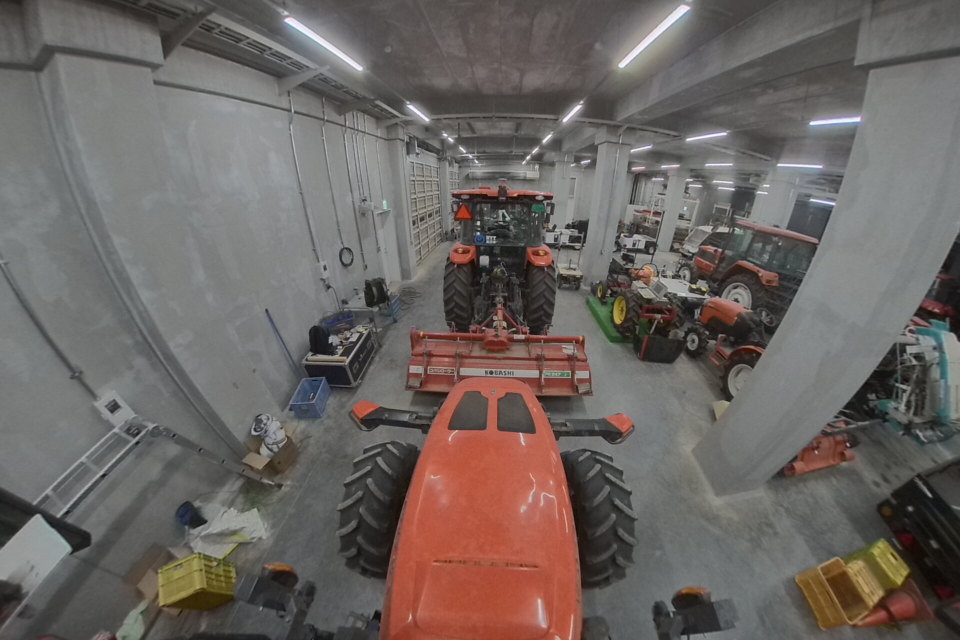
#> input picture yugamima.jpg, 1920 x 1280 px (shown at 1/2 size)
$ python undistort_image_Gemini.py
#> lines starting #> are read from the running program, lines starting #| are printed output that depends on the picture
import cv2
import numpy as np
import yaml # YAMLを扱うためのライブラリ

# --- 1. パラメータの読み込み ---
# YAMLファイルからカメラパラメータを読み込みます。
yaml_file = 'fish.yaml'
image_file = 'yugamima.jpg' # 補正する画像ファイル（適宜変更してください）

try:
    with open(yaml_file, 'r') as f:
        # YAMLファイルを辞書として読み込む
        params = yaml.safe_load(f)
except FileNotFoundError:
    print(f"エラー: パラメータファイル '{yaml_file}' が見つかりません。")
    exit()

# YAMLファイルから読み込んだ値を取得
# 'data'キーのリストをNumPy配列に変換し、適切な形に変形します。
camera_matrix = np.array(params['camera_matrix']['data']).reshape(3, 3)
dist_coeffs = np.array(params['distortion_coefficients']['data'])
width = params['image_width']
height = params['image_height']

print("--- 読み込んだパラメータ ---")
print(f"Camera Matrix:\n{camera_matrix}")
print(f"Distortion Coefficients:\n{dist_coeffs}")
print("--------------------------")

# --- 2. 画像の読み込み ---
img = cv2.imread(image_file)
#> img is the input picture: shape (1280, 1920, 3); mean B, G, R 97.4, 100.8, 108

if img is None:
    print(f"エラー: 画像ファイル '{image_file}' を読み込めませんでした。")
else:
    h, w = img.shape[:2]
#> h = 1280; w = 1920

    # --- 3. 歪み補正の実行 ---
    # 前回と同様の処理
    new_camera_matrix, roi = cv2.getOptimalNewCameraMatrix(
        camera_matrix, dist_coeffs, (w, h), alpha=1, newImgSize=(w, h)
    )
#> roi = (43, 132, 1830, 982)
    undistorted_img = cv2.undistort(img, camera_matrix, dist_coeffs, None, new_camera_matrix)
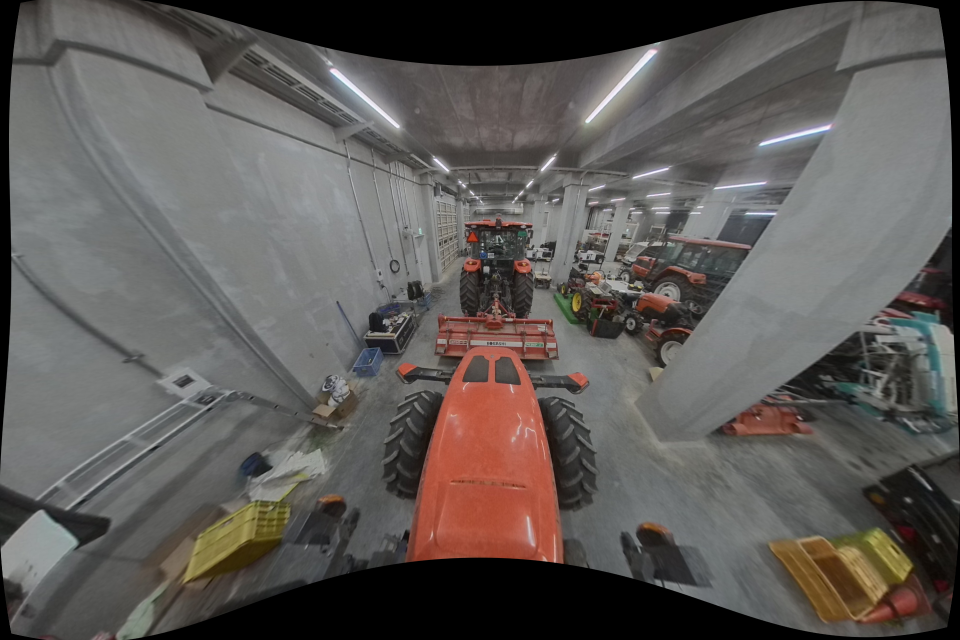
#> undistorted_img: shape (1280, 1920, 3) (shown at 1/2 size); mean B, G, R 86.9, 89.8, 93.9

    # --- 4. 結果の保存と表示 ---
    output_file = 'corrected_image_from_yaml.jpg'
    cv2.imwrite(output_file, undistorted_img)
    print(f"✅ 補正後の画像を '{output_file}' として保存しました。")

    # (任意) 表示して比較
    resized_original = cv2.resize(img, (w // 2, h // 2))
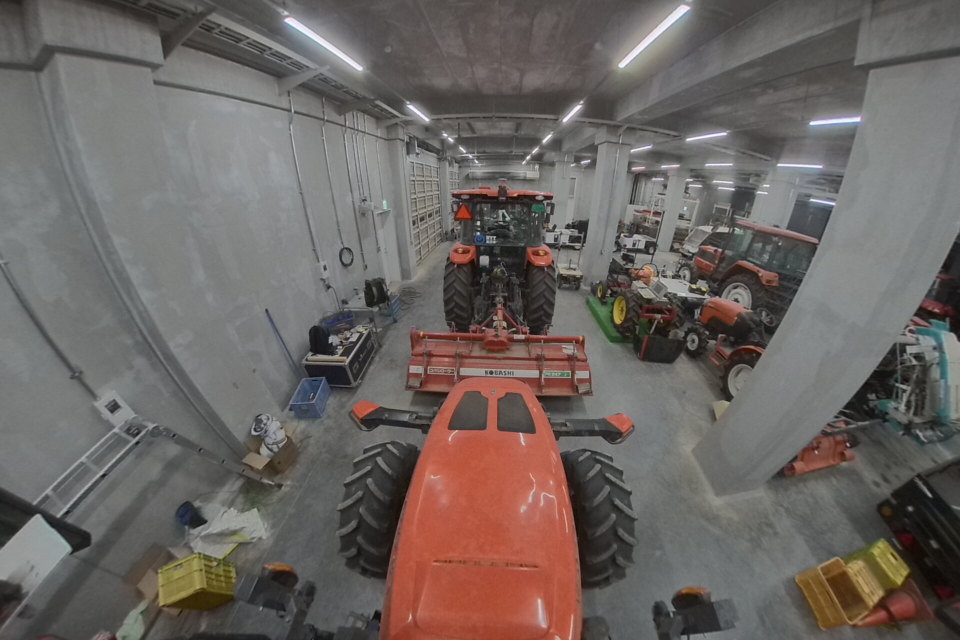
#> resized_original: shape (640, 960, 3); mean B, G, R 97.5, 101, 108.1
    resized_undistorted = cv2.resize(undistorted_img, (w // 2, h // 2))
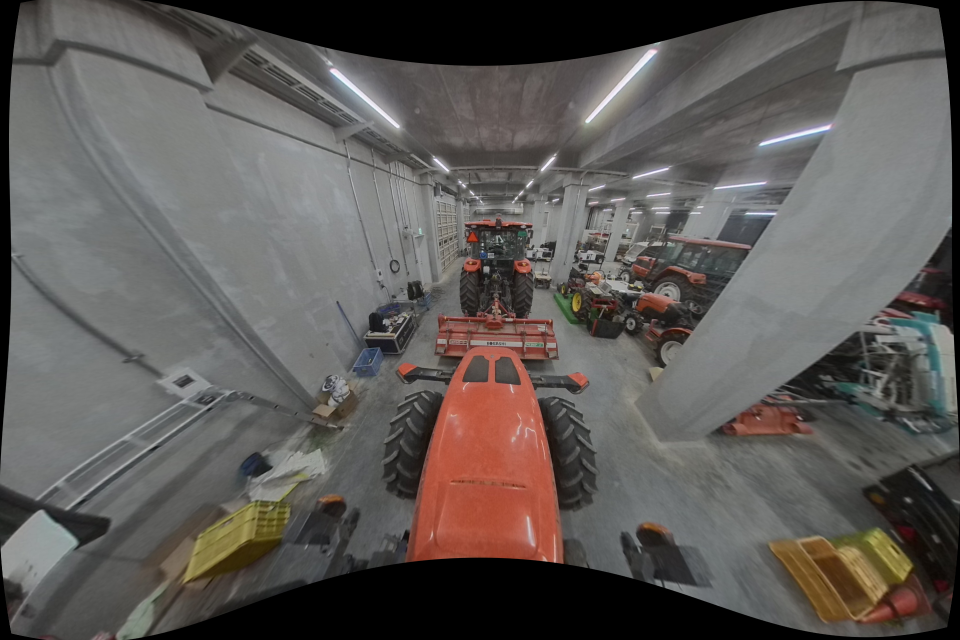
#> resized_undistorted: shape (640, 960, 3); mean B, G, R 87, 89.9, 94.1
    comparison_image = np.hstack((resized_original, resized_undistorted))
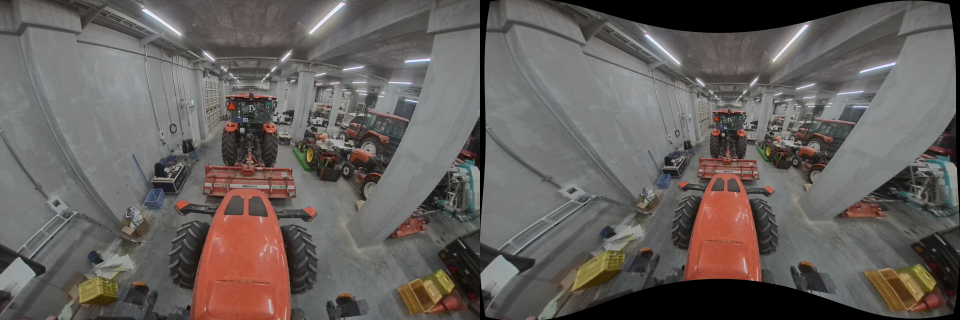
#> comparison_image: shape (640, 1920, 3) (shown at 1/2 size); mean B, G, R 92.3, 95.4, 101.1

    cv2.imshow('Original vs. Corrected (from YAML)', comparison_image)
    print("比較ウィンドウが表示されています。何かキーを押すと終了します。")
    cv2.waitKey(0)
    cv2.destroyAllWindows()

$ run again, with corrected_image.jpg copied over yugamima.jpg
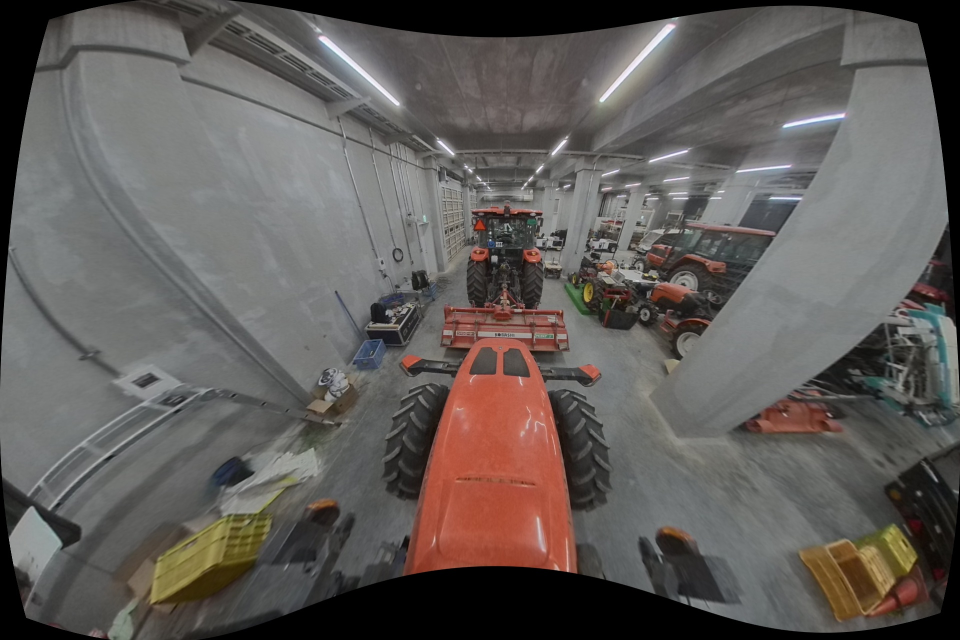
#> input picture corrected_image.jpg, 1920 x 1280 px (shown at 1/2 size)
#> img is the input picture: shape (1280, 1920, 3); mean B, G, R 88.7, 91.7, 96.5
#> `resized_undistorted = cv2.resize(undistorted_img, (w // 2, h // 2))`:
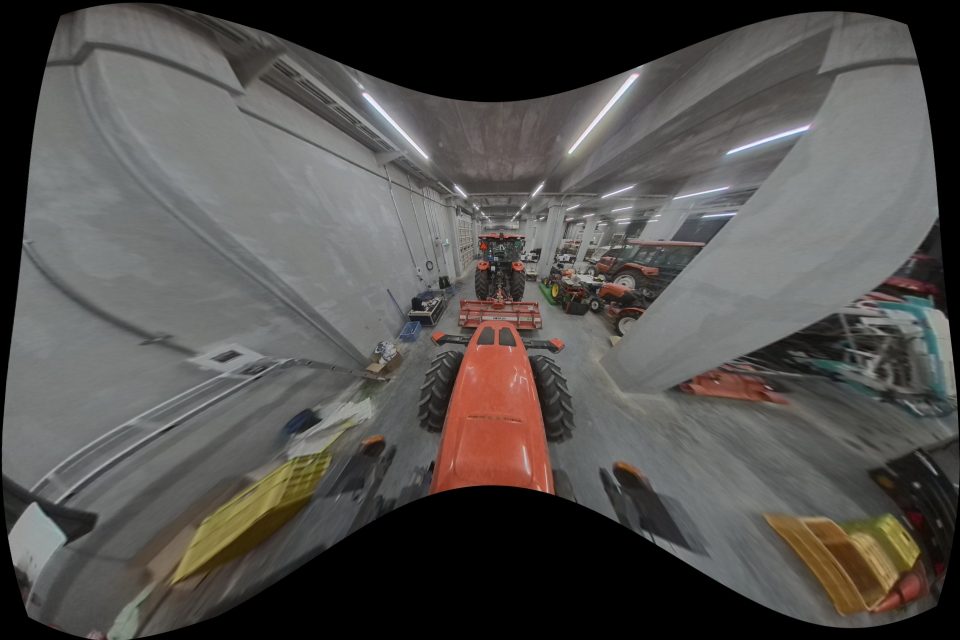
#> resized_undistorted: shape (640, 960, 3); mean B, G, R 78.5, 81.1, 83.6
#> `comparison_image = np.hstack((resized_original, resized_undistorted))`:
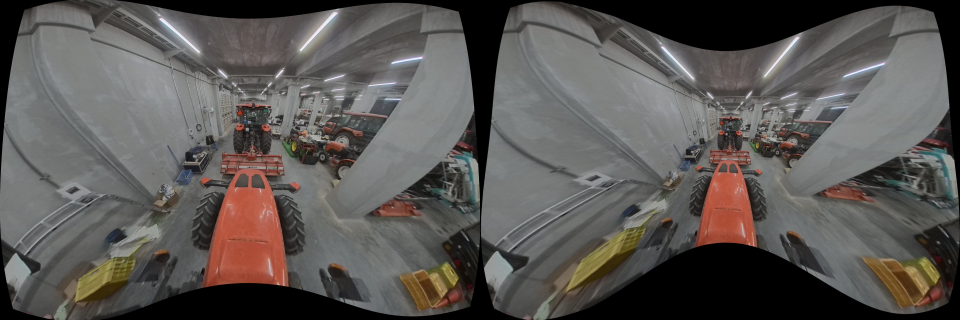
#> comparison_image: shape (640, 1920, 3) (shown at 1/2 size); mean B, G, R 83.6, 86.5, 90.1
